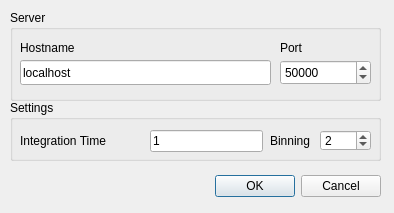
<?xml version="1.0" encoding="UTF-8"?>
<ui version="4.0">
 <class>PSLCameraDialog</class>
 <widget class="QDialog" name="PSLCameraDialog">
  <property name="geometry">
   <rect>
    <x>0</x>
    <y>0</y>
    <width>394</width>
    <height>213</height>
   </rect>
  </property>
  <property name="sizePolicy">
   <sizepolicy hsizetype="Fixed" vsizetype="Fixed">
    <horstretch>0</horstretch>
    <verstretch>0</verstretch>
   </sizepolicy>
  </property>
  <property name="windowTitle">
   <string>PSL Camera Settings</string>
  </property>
  <widget class="QDialogButtonBox" name="buttonBox">
   <property name="geometry">
    <rect>
     <x>40</x>
     <y>170</y>
     <width>341</width>
     <height>32</height>
    </rect>
   </property>
   <property name="orientation">
    <enum>Qt::Horizontal</enum>
   </property>
   <property name="standardButtons">
    <set>QDialogButtonBox::Cancel|QDialogButtonBox::Ok</set>
   </property>
  </widget>
  <widget class="QGroupBox" name="groupBox">
   <property name="geometry">
    <rect>
     <x>10</x>
     <y>10</y>
     <width>371</width>
     <height>91</height>
    </rect>
   </property>
   <property name="title">
    <string>Server</string>
   </property>
   <widget class="QSpinBox" name="spinBox">
    <property name="geometry">
     <rect>
      <x>270</x>
      <y>50</y>
      <width>91</width>
      <height>25</height>
     </rect>
    </property>
    <property name="maximum">
     <number>65536</number>
    </property>
    <property name="value">
     <number>50000</number>
    </property>
   </widget>
   <widget class="QLineEdit" name="lineEdit">
    <property name="geometry">
     <rect>
      <x>10</x>
      <y>50</y>
      <width>251</width>
      <height>25</height>
     </rect>
    </property>
    <property name="text">
     <string>localhost</string>
    </property>
   </widget>
   <widget class="QLabel" name="label">
    <property name="geometry">
     <rect>
      <x>10</x>
      <y>30</y>
      <width>81</width>
      <height>16</height>
     </rect>
    </property>
    <property name="text">
     <string>Hostname</string>
    </property>
   </widget>
   <widget class="QLabel" name="label_2">
    <property name="geometry">
     <rect>
      <x>270</x>
      <y>30</y>
      <width>81</width>
      <height>16</height>
     </rect>
    </property>
    <property name="text">
     <string>Port</string>
    </property>
   </widget>
  </widget>
  <widget class="QGroupBox" name="groupBox_2">
   <property name="geometry">
    <rect>
     <x>10</x>
     <y>100</y>
     <width>371</width>
     <height>61</height>
    </rect>
   </property>
   <property name="title">
    <string>Settings</string>
   </property>
   <widget class="QSpinBox" name="spinBox_2">
    <property name="geometry">
     <rect>
      <x>310</x>
      <y>30</y>
      <width>51</width>
      <height>21</height>
     </rect>
    </property>
    <property name="minimum">
     <number>1</number>
    </property>
    <property name="maximum">
     <number>4</number>
    </property>
    <property name="value">
     <number>2</number>
    </property>
   </widget>
   <widget class="QLabel" name="label_3">
    <property name="geometry">
     <rect>
      <x>260</x>
      <y>30</y>
      <width>81</width>
      <height>21</height>
     </rect>
    </property>
    <property name="text">
     <string>Binning</string>
    </property>
   </widget>
   <widget class="QLineEdit" name="lineEdit_2">
    <property name="geometry">
     <rect>
      <x>140</x>
      <y>30</y>
      <width>113</width>
      <height>22</height>
     </rect>
    </property>
    <property name="text">
     <string>1</string>
    </property>
   </widget>
   <widget class="QLabel" name="label_4">
    <property name="geometry">
     <rect>
      <x>10</x>
      <y>30</y>
      <width>131</width>
      <height>21</height>
     </rect>
    </property>
    <property name="text">
     <string>Integration Time</string>
    </property>
   </widget>
  </widget>
 </widget>
 <resources/>
 <connections>
  <connection>
   <sender>buttonBox</sender>
   <signal>accepted()</signal>
   <receiver>PSLCameraDialog</receiver>
   <slot>accept()</slot>
   <hints>
    <hint type="sourcelabel">
     <x>248</x>
     <y>254</y>
    </hint>
    <hint type="destinationlabel">
     <x>157</x>
     <y>274</y>
    </hint>
   </hints>
  </connection>
  <connection>
   <sender>buttonBox</sender>
   <signal>rejected()</signal>
   <receiver>PSLCameraDialog</receiver>
   <slot>reject()</slot>
   <hints>
    <hint type="sourcelabel">
     <x>316</x>
     <y>260</y>
    </hint>
    <hint type="destinationlabel">
     <x>286</x>
     <y>274</y>
    </hint>
   </hints>
  </connection>
 </connections>
</ui>
